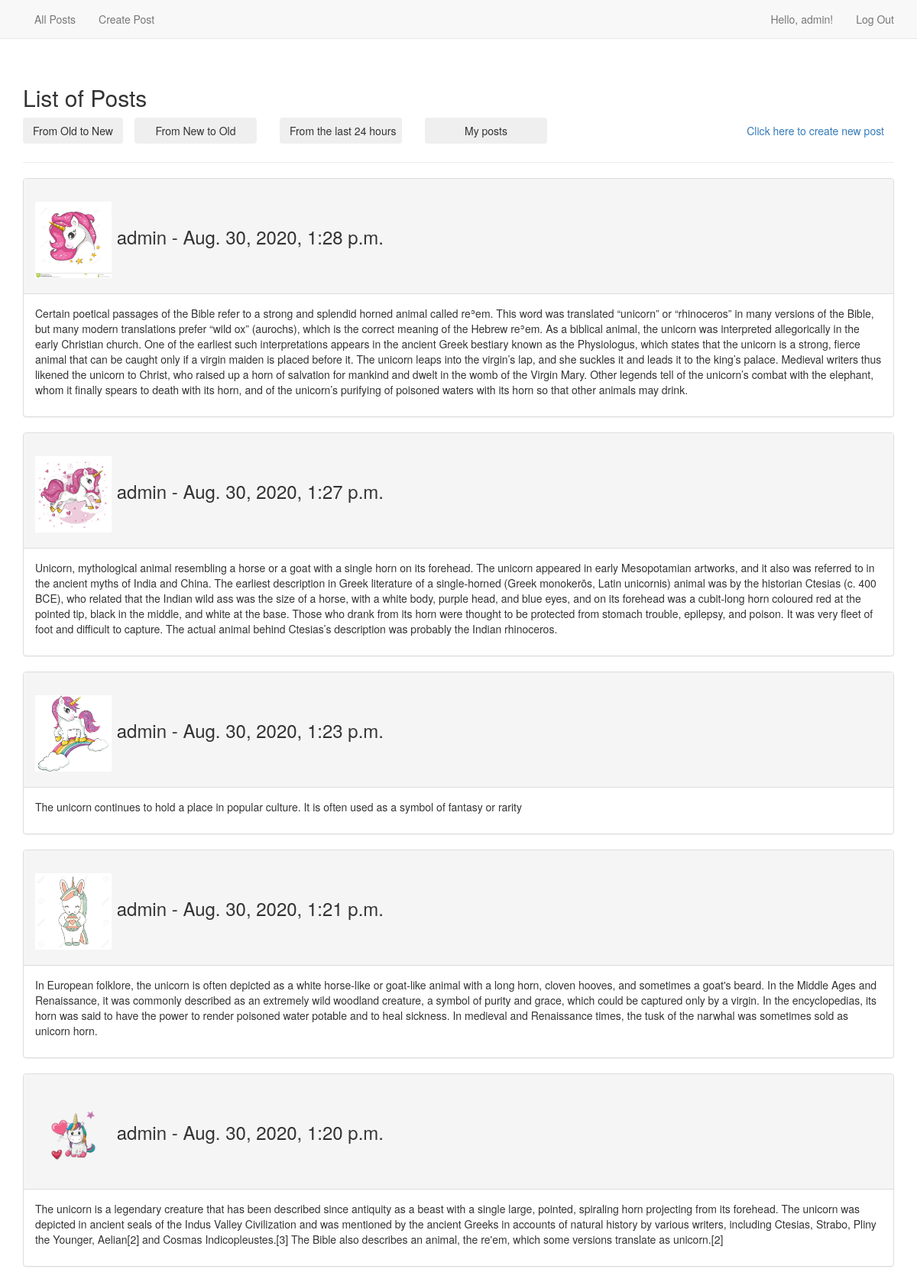
The page /current_user_posts/ (signed in) on the database its author committed.
### blog/models.py (models this page shows, shortened)
class Post(models.Model):
    body = models.TextField()
    date_added = models.DateTimeField(auto_now_add=True)
    user = models.ForeignKey(User, on_delete=models.CASCADE)
    cover = models.ImageField(upload_to='images/', null=True, blank=False)

### blog/views.py (the view)
# urls.py: path('current_user_posts/', views.current_user_posts, name='current_user_posts'),
@login_required
def current_user_posts(request):
    posts = Post.objects.filter(user=request.user).order_by('-date_added')
    return render(request, 'blog/posts.html', {'posts': posts})

### blog/templates/blog/posts.html (shortened to what this page needs)
{% extends "blog/base.html" %}
{% load bootstrap3 %}
{% block header %}
    <h2>List of Posts</h2>
    <div class="pull-left">
        <form action="{% url 'from_old_to_new' %}" method='get'>
            {% buttons %}
                <button class="btn btn-dark" type='submit'>From Old to New</button>
            {% endbuttons %}
        </form>
    </div>
    <div class="pull-left col-xs-2">
        <form action="{% url 'from_new_to_old' %}" method='get'>
            {% buttons %}
                <button class="btn btn-dark btn-block" type='submit'>From New to Old</button>
            {% endbuttons %}
        </form>
    </div>
    <div class="pull-left col-xs-2">
        <form action="{% url 'from_last_24_hours' %}" method='get'>
            {% buttons %}
                <button class=" btn btn-dark btn-block" type='submit'>From the last 24 hours</button>
            {% endbuttons %}
        </form>
    </div>
    <div class="pull-left col-xs-2">
        <form action="{% url 'current_user_posts' %}" method='get'>
            {% buttons %}
                <button class="btn btn-dark btn-block" type='submit'>My posts</button>
            {% endbuttons %}
        </form>
    </div>
    <div class="pull-right">
        <form action="{% url 'new_post' %}" method='get'>
            {% buttons %}
                <button class="btn btn-link" type='submit'>Click here to create new post</button>
            {% endbuttons %}
        </form>
    </div>
{% endblock header %}
{% block content %}
    {% for post in posts %}
        <div class="panel panel-default">
            <div class="panel-heading">
                <h3>
                    <img src="{{ post.cover.url }}" width="100" height="100"> {{ post.user }} - {{ post.date_added }}
                </h3>
            </div>
            <div class="panel-body">
                {{ post.body|linebreaks }}
            </div>
        </div>
        {% empty %}
        No posts have been added yet.
    {% endfor %}
{% endblock content %}

### blog/templates/blog/base.html (shortened to what this page needs)
{% load bootstrap3 %}
<!DOCTYPE html>
<html lang="en">
<head>
    {% bootstrap_css %}
</head>
<body>
<nav class="navbar navbar-default navbar-static-top">
    <div class="container">
        <div id="navbar" class="navbar-collapse collapse">
            <ul class="nav navbar-nav">
                {% if user.is_authenticated %}
                    <li><a href="{% url 'posts' %}">All Posts</a></li>
                    <li><a href="{% url 'new_post' %}">Create Post</a></li>
                    </ul>
                    <ul class="nav navbar-nav navbar-right">
                    <li><a>Hello, {{ user.username }}!</a></li>
                    <li><a href="{% url 'logout' %}">Log Out</a></li>
                {% else %}
                    <li><a href="{% url 'index' %}">Welcome to Blog!</a></li>
                    <li><a href="{% url 'register' %}">Register</a></li>
                    <li><a href="{% url 'login' %}">Log In</a></li>
                {% endif %}
                </ul>
        </div>
    </div>
</nav>
<div class="container">
    <div class="page-header">
        {% block header %}{% endblock header %}
    </div>
    <div>
        {% block content %}{% endblock content %}
    </div>
</div>
</body>
</html>

### rows shown on the page
Post: cover (picture), user "admin", date_added "Aug. 30, 2020, 1:28 p.m.", body "Certain poetical passages of the Bible refer to a strong and splendid horned animal called reʾem. This word was translated “unicorn” or “rhinoceros” in many versions of the Bible, but many modern translations prefer “wild ox” (aurochs), which is the correct meaning of the Hebrew reʾem. As a biblical animal, the unicorn was interpreted allegorically in the early Christian church. One of the earliest such interpretations appears in the ancient Greek bestiary known as the Physiologus, which states that the unicorn is a strong, fierce animal that can be caught only if a virgin maiden is placed before it. The unicorn leaps into the virgin’s lap, and she suckles it and leads it to the king’s…"
Post: cover (picture), user "admin", date_added "Aug. 30, 2020, 1:27 p.m.", body "Unicorn, mythological animal resembling a horse or a goat with a single horn on its forehead. The unicorn appeared in early Mesopotamian artworks, and it also was referred to in the ancient myths of India and China. The earliest description in Greek literature of a single-horned (Greek monokerōs, Latin unicornis) animal was by the historian Ctesias (c. 400 BCE), who related that the Indian wild ass was the size of a horse, with a white body, purple head, and blue eyes, and on its forehead was a cubit-long horn coloured red at the pointed tip, black in the middle, and white at the base. Those who drank from its horn were thought to be protected from stomach trouble, epilepsy, and poison. It…"
Post: cover (picture), user "admin", date_added "Aug. 30, 2020, 1:23 p.m.", body "The unicorn continues to hold a place in popular culture. It is often used as a symbol of fantasy or rarity"
Post: cover (picture), user "admin", date_added "Aug. 30, 2020, 1:21 p.m.", body "In European folklore, the unicorn is often depicted as a white horse-like or goat-like animal with a long horn, cloven hooves, and sometimes a goat's beard. In the Middle Ages and Renaissance, it was commonly described as an extremely wild woodland creature, a symbol of purity and grace, which could be captured only by a virgin. In the encyclopedias, its horn was said to have the power to render poisoned water potable and to heal sickness. In medieval and Renaissance times, the tusk of the narwhal was sometimes sold as unicorn horn."
Post: cover (picture), user "admin", date_added "Aug. 30, 2020, 1:20 p.m.", body "The unicorn is a legendary creature that has been described since antiquity as a beast with a single large, pointed, spiraling horn projecting from its forehead. The unicorn was depicted in ancient seals of the Indus Valley Civilization and was mentioned by the ancient Greeks in accounts of natural history by various writers, including Ctesias, Strabo, Pliny the Younger, Aelian[2] and Cosmas Indicopleustes.[3] The Bible also describes an animal, the re'em, which some versions translate as unicorn.[2]"

### other values the page prints
{{ user.username }} "admin"
